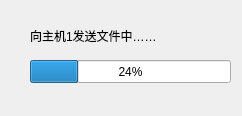
<?xml version="1.0" encoding="UTF-8"?>
<ui version="4.0">
 <class>process</class>
 <widget class="QDialog" name="process">
  <property name="geometry">
   <rect>
    <x>0</x>
    <y>0</y>
    <width>242</width>
    <height>116</height>
   </rect>
  </property>
  <property name="windowTitle">
   <string>Dialog</string>
  </property>
  <widget class="QLabel" name="label">
   <property name="geometry">
    <rect>
     <x>30</x>
     <y>20</y>
     <width>181</width>
     <height>31</height>
    </rect>
   </property>
   <property name="text">
    <string>向主机1发送文件中……</string>
   </property>
  </widget>
  <widget class="QProgressBar" name="progressBar">
   <property name="geometry">
    <rect>
     <x>30</x>
     <y>60</y>
     <width>201</width>
     <height>23</height>
    </rect>
   </property>
   <property name="value">
    <number>24</number>
   </property>
  </widget>
 </widget>
 <resources/>
 <connections/>
</ui>
